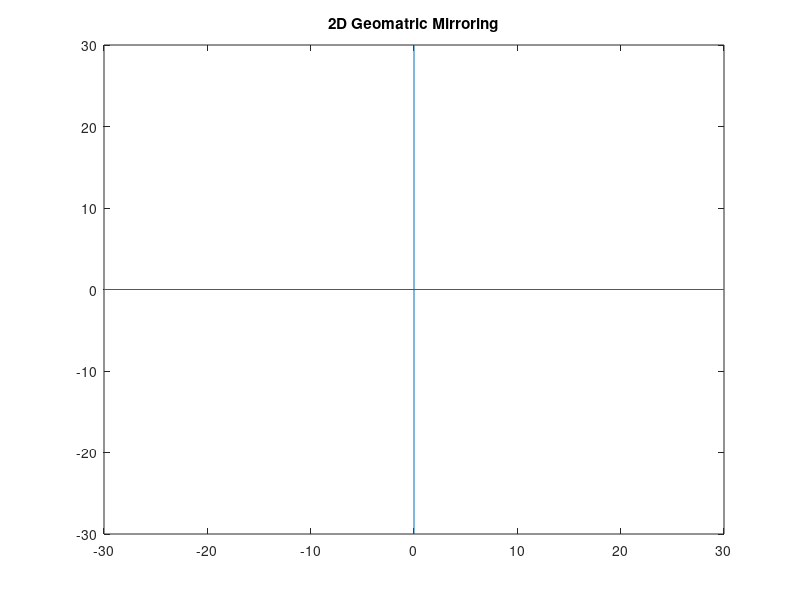

Reproduce this figure in MATLAB.


for i=1:4
    fprintf('Enter x co-ordinate of pt.%d', i);
    x(i) = input('');
    fprintf('Enter y co-ordinte of pt.%d', i);
    y(i) = input('');
    
end 

P=ones(3,4);

P(1,:)=x;
P(2,:)=y;

fprintf('Mirroring along which axis?\n');
t=input('Enter=');

if(t=='x')
T=[1 0 0;0 -1 0;0 0 1];
R=T*P;

else
T=[-1 0 0;0 1 0;0 0 1];

R=T*P;

end;

fill(P(1,:), P(2,:), 'r');
hold on 
fill(R(1,:), R(2,:), 'g');



line([-30,30], [0,0]);
line([0,0], [-30,30]);

xlim([-30,30]);
ylim([-30,30]);

title('2D Geomatric Mirroring'); 
